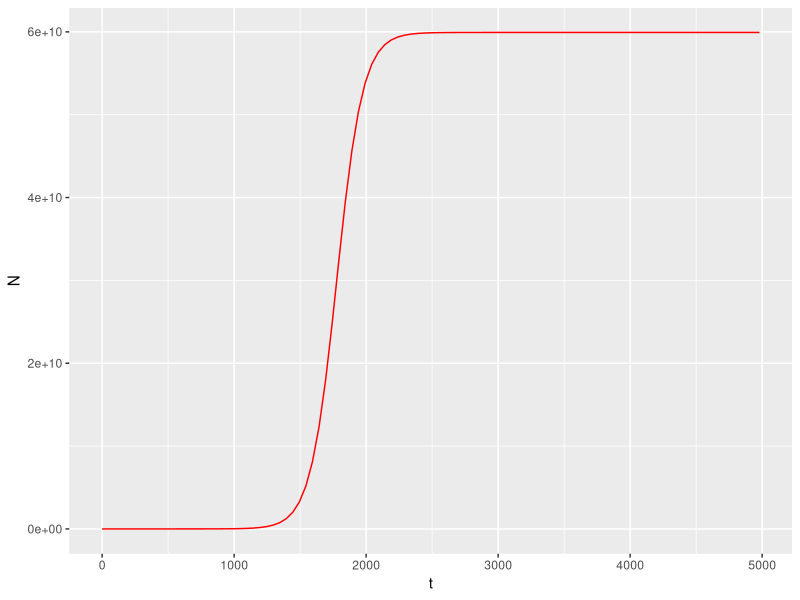
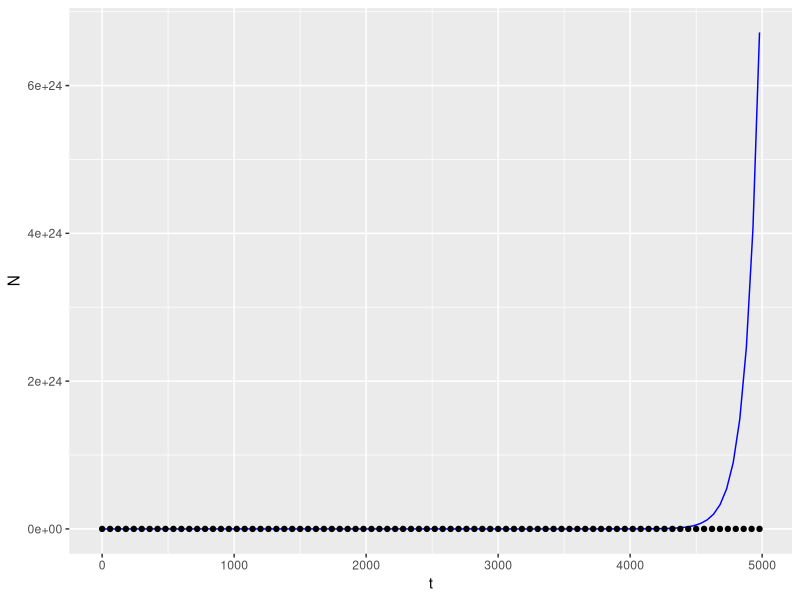
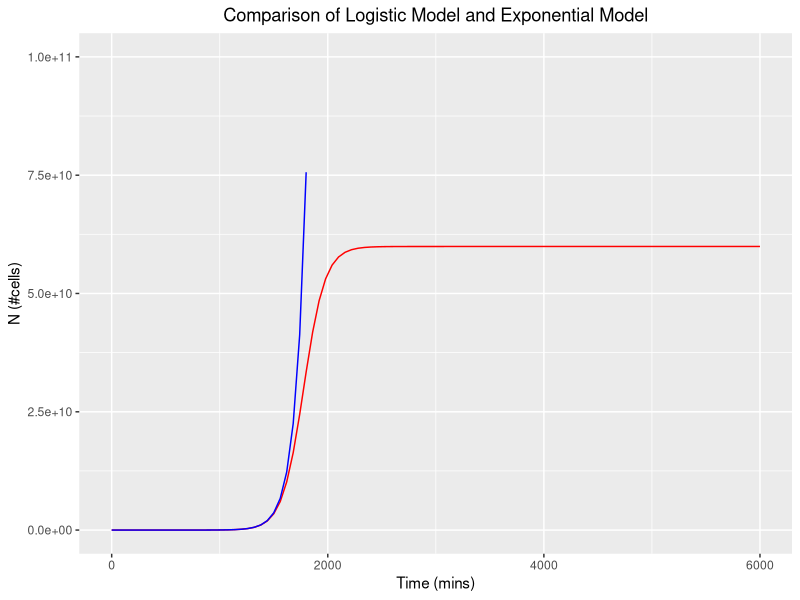

These charts were generated, in order, by the following R code:
#read file of the data being used

growth_data <- read.csv("experiment.csv")

#download packages required
library(ggplot2)

#Logistic model formation- similar to what was done in plot_data_and_model.R

logistic_fun <- function(t) {
  
  N <- (N0*K*exp(r*t))/(K-N0+N0*exp(r*t))
  
  return(N)
  
}

N0 <- 961.986

r <-  0.0101

K <- 5.993e+10

ggplot(aes(t,N), data = growth_data) +
  
  geom_function(fun=logistic_fun, colour="red") 

#Exponential graph formation

exponential_fun <- function(t) {
  
  N <- (N0*exp(r*t))
  
  return(N)
  
}

N0 <- 961.986
r <-  0.0101

ggplot(aes(t,N), data = growth_data) +
  
  geom_function(fun=exponential_fun, colour="blue") +
  
  geom_point()

#combining the two graphs into one 

ggplot(aes(t,N), data = growth_data) +
  geom_function(fun=logistic_fun, colour="red") +
  geom_function(fun=exponential_fun, colour="blue") +
  xlab("Time (mins)") +
  ylab("N (#cells)") +
  ggtitle("Comparison of Logistic Model and Exponential Model") +
  theme(plot.title = element_text(hjust = 0.5)) +
  scale_x_continuous(limits = c(0, 6000)) +
  scale_y_continuous(limits = c(0, 1e+11))

#saving the packages used 
sink(file = "package-versions.txt")
sessionInfo()
sink()
